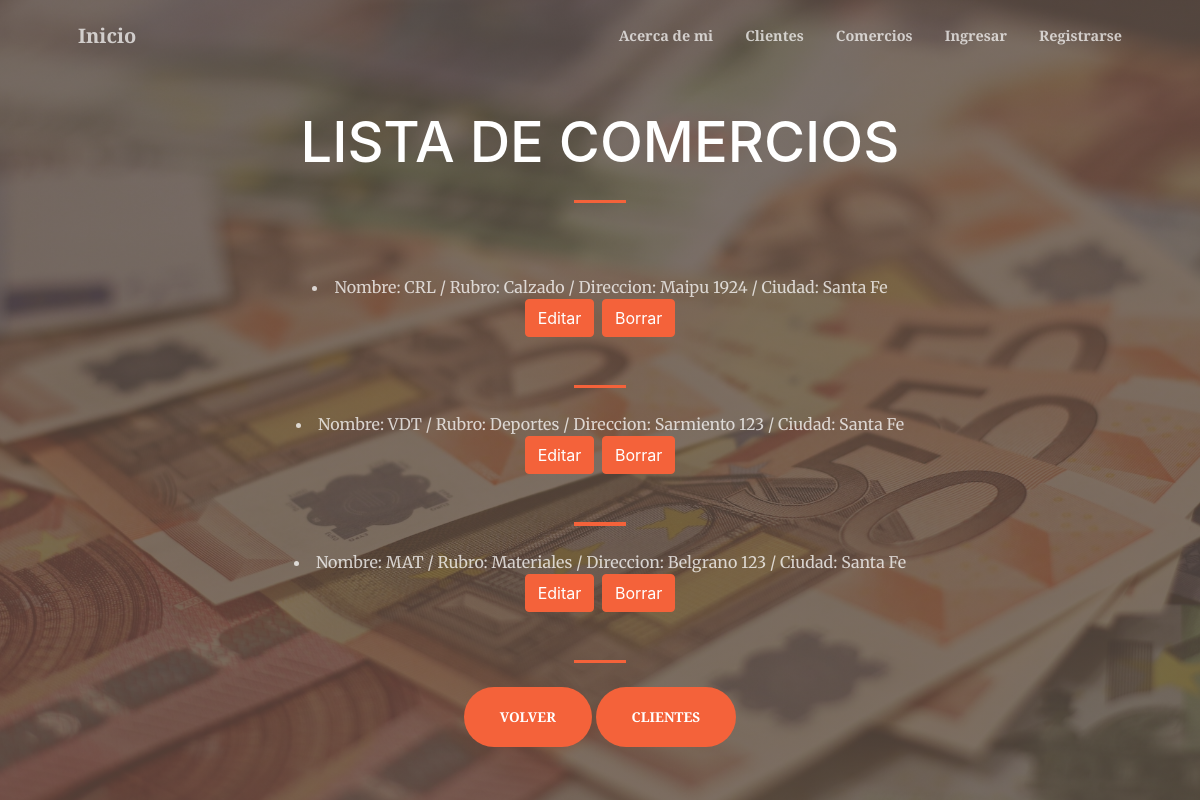
The page /AppComercios/comerciosVer/ on the database its author committed.
### AppComercios/models.py (models this page shows)
class COM(models.Model):
    def __str__(self):
        return f'Nombre: {self.nombre} / Rubro: {self.rubro} / Direccion: {self.direccion} / Ciudad: {self.ciudad}'
    nombre = models.CharField(max_length=25)
    cuit = models.IntegerField()
    rubro = models.CharField(max_length=25)
    direccion = models.CharField(max_length=25)
    ciudad = models.CharField(max_length=25)
    provincia = models.CharField(max_length=25)
    fecha_adhesion = models.DateField()

### AppComercios/views.py (the view)
# urls.py: path('comerciosVer/', verComercios, name="VER_COM"),
def verComercios(request):
    comVer = COM.objects.all()
    return render(request, 'AppComercios/verComer.html', {'co_ver':comVer})

### AppComercios/templates/AppComercios/verComer.html
{% extends 'AppCreditos/padre.html' %}
{% load static %}
{% block titulo %}
LISTA DE COMERCIOS
{% endblock %}
{% block formCarga %}
    {% for c in co_ver %}
    <li class="text-white-75 mb-5">
        {{c}}
        <br><a class="btn btn-primary btn-xs" href="{% url 'EDI_COM' c.nombre %}">Editar</a>
        &nbsp;<a class="btn btn-primary btn-xs" href="{% url 'ELI_COM' c.nombre %}">Borrar</a>
    </li>
    <hr class="divider" />
    {% endfor %}
<a class="btn btn-primary btn-xl" href="{% url 'INI_COMER' %}">Volver</a>
<a class="btn btn-primary btn-xl" href="{% url 'INI_CLI' %}">Clientes</a>
{% endblock %}

### rows shown on the page
COM: nombre+rubro+direccion "Nombre: CRL / Rubro: Calzado / Direccion: Maipu 1924 / Ciudad: Santa Fe"
COM: nombre+rubro+direccion "Nombre: VDT / Rubro: Deportes / Direccion: Sarmiento 123 / Ciudad: Santa Fe"
COM: nombre+rubro+direccion "Nombre: MAT / Rubro: Materiales / Direccion: Belgrano 123 / Ciudad: Santa Fe"
